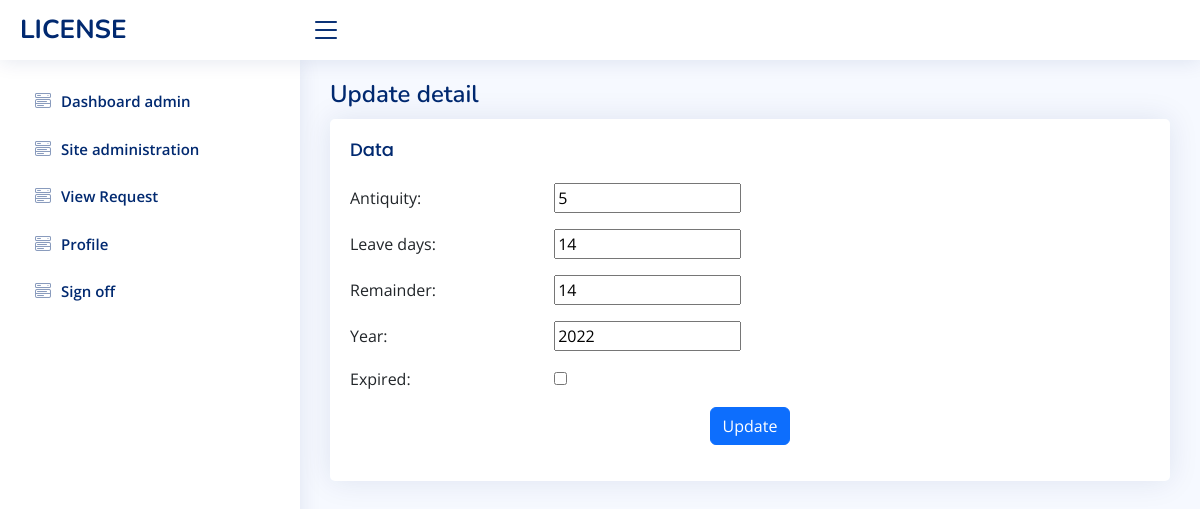
The app's page /update-detail/2/ (signed in) with its own data.
### employeeDetail/models.py (models this page shows)
class EmployeeDetail(models.Model):
    employee = models.ForeignKey(Employee,on_delete=models.CASCADE)
    antiquity = models.CharField(max_length=15)
    leave_days = models.CharField(max_length=25)
    remainder = models.CharField(max_length=25)
    year = models.CharField(max_length=25)
    created = models.DateField(auto_now_add=True)
    status = models.BooleanField(default=False)

### employeeDetail/views.py (the view)
# urls.py: path('update-detail/<str:pk>/', detail.update_detail, name="update-detail"),
@login_required
def update_detail(request,pk):
   detail = EmployeeDetail.objects.get(id=pk)
   form = FormDetail(instance=detail)
   if request.method == 'POST':
        form = FormDetail(request.POST, instance=detail)
        form.save()
        return redirect('data')
   context = {'form':form}
   return render (request,'data/update_detail.html',context)

### employeeDetail/forms.py
class FormDetail(ModelForm):
    class Meta:
        model = EmployeeDetail
        fields = '__all__'

### templates/data/update_detail.html (shortened to what this page needs)
{% extends 'base.html' %}
{% block container %}
<div class="pagetitle">
  <h1>Update detail</h1>
</div>
<div class="card">
  <div class="card-body">
    <h5 class="card-title">Data</h5>
    <form class="row g-3"  action="" class="form-horizontal" role="form" method="POST" enctype="multipart/form-data" >
      <div class="col-12">
          <label for="{{ form.subject.id_for_label }}" class="col-lg-3 control-label">Antiquity:</label>
        {{ form.antiquity }}
      </div>
      <div class="col-12">
          <label for="{{ form.leave_days.id_for_label }}" class="col-lg-3 control-label">Leave days:</label>
        {{ form.leave_days }}
      </div>
      <div class="col-12">
          <label for="{{ form.remainder.id_for_label }}" class="col-lg-3 control-label">Remainder:</label>
        {{ form.remainder }}
      </div>
      <div class="col-12">
          <label for="{{ form.year.id_for_label }}" class="col-lg-3 control-label">Year:</label>
        {{ form.year }}
      </div>
      <div class="col-12">
          <label for="{{ form.status.id_for_label }}" class="col-lg-3 control-label">Expired:</label>
        {{ form.status }}
      </div>
      <div class="text-center">
        <button type="submit" class="btn btn-primary">Update</button>
      </div>
    </form>
  </div>
</div>
{% endblock container%}

### static/NiceAdmin/assets/css/style.css (style rules this page uses)
:root { scroll-behavior: smooth; }
body { font-family: "Open Sans", sans-serif; background: #f6f9ff; color: #444444; }
h1, h2, h3, h4, h5, h6 { font-family: "Nunito", sans-serif; }
.pagetitle { margin-bottom: 10px; }
.pagetitle h1 { font-size: 24px; margin-bottom: 0; font-weight: 600; color: #012970; }
.card { margin-bottom: 30px; border: none; border-radius: 5px; box-shadow: 0px 0 30px rgba(1, 41, 112, 0.1); }
.card-title { padding: 20px 0 15px 0; font-size: 18px; font-weight: 500; color: #012970; font-family: "Poppins", sans-serif; }
.card-body { padding: 0 20px 20px 20px; }

### records on screen
EmployeeDetail: antiquity "5", leave_days "14", remainder "14", year "2022"
